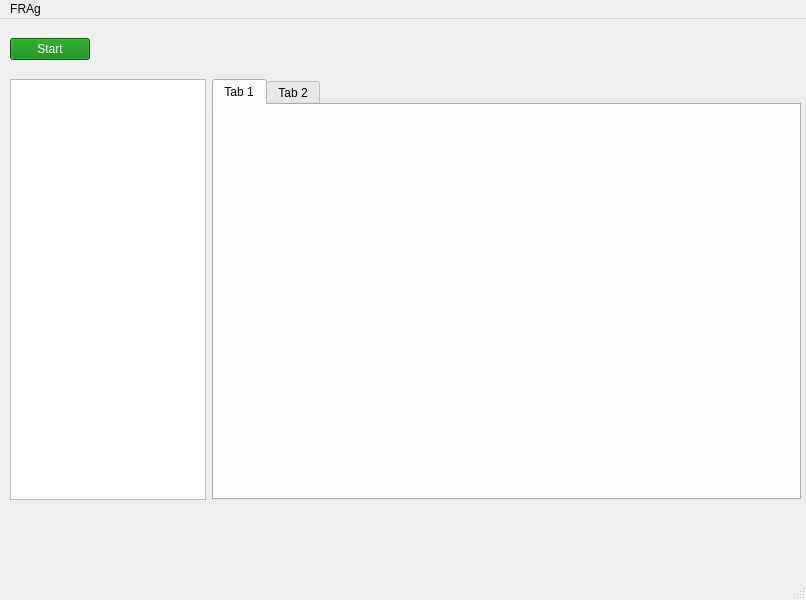
<?xml version="1.0" encoding="UTF-8"?>
<ui version="4.0">
 <class>MainWindow</class>
 <widget class="QMainWindow" name="MainWindow">
  <property name="geometry">
   <rect>
    <x>0</x>
    <y>0</y>
    <width>806</width>
    <height>600</height>
   </rect>
  </property>
  <property name="windowTitle">
   <string>MainWindow</string>
  </property>
  <widget class="QWidget" name="centralwidget">
   <widget class="QWidget" name="gridLayoutWidget_2">
    <property name="geometry">
     <rect>
      <x>10</x>
      <y>480</y>
      <width>791</width>
      <height>51</height>
     </rect>
    </property>
    <layout class="QGridLayout" name="bottonLayout"/>
   </widget>
   <widget class="QWidget" name="horizontalLayoutWidget">
    <property name="geometry">
     <rect>
      <x>10</x>
      <y>60</y>
      <width>791</width>
      <height>421</height>
     </rect>
    </property>
    <layout class="QHBoxLayout" name="centralLayout" stretch="1,3">
     <item>
      <widget class="QTreeView" name="treeView"/>
     </item>
     <item>
      <widget class="QTabWidget" name="codeTab">
       <property name="enabled">
        <bool>true</bool>
       </property>
       <property name="currentIndex">
        <number>0</number>
       </property>
       <widget class="QWidget" name="tab">
        <attribute name="title">
         <string>Tab 1</string>
        </attribute>
       </widget>
       <widget class="QWidget" name="tab_2">
        <attribute name="title">
         <string>Tab 2</string>
        </attribute>
       </widget>
      </widget>
     </item>
    </layout>
   </widget>
   <widget class="QWidget" name="horizontalLayoutWidget_2">
    <property name="geometry">
     <rect>
      <x>10</x>
      <y>10</y>
      <width>791</width>
      <height>41</height>
     </rect>
    </property>
    <layout class="QHBoxLayout" name="topLayout" stretch="0,10">
     <item>
      <widget class="QPushButton" name="startButton">
       <property name="enabled">
        <bool>true</bool>
       </property>
       <property name="styleSheet">
        <string notr="true">background-color: green;
color: white;
</string>
       </property>
       <property name="text">
        <string>Start</string>
       </property>
      </widget>
     </item>
     <item>
      <widget class="QLabel" name="fakeLabel">
       <property name="enabled">
        <bool>false</bool>
       </property>
       <property name="text">
        <string/>
       </property>
      </widget>
     </item>
    </layout>
   </widget>
  </widget>
  <widget class="QMenuBar" name="menubar">
   <property name="geometry">
    <rect>
     <x>0</x>
     <y>0</y>
     <width>806</width>
     <height>37</height>
    </rect>
   </property>
   <widget class="QMenu" name="menuFRAg">
    <property name="title">
     <string>FRAg</string>
    </property>
   </widget>
   <addaction name="menuFRAg"/>
  </widget>
  <widget class="QStatusBar" name="statusbar"/>
 </widget>
 <resources/>
 <connections/>
</ui>
